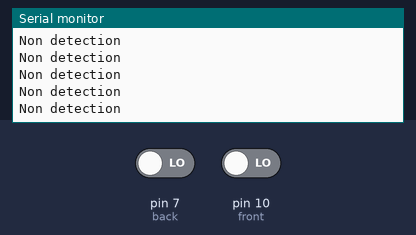
This sketch was run on a simulated Arduino Uno, built with avr-gcc and run on an emulated ATmega328P. On the bench: the last lines printed to the serial monitor. Inputs (shaded band) come from the test bench; at power-on: pin 7 (back) LOW, pin 10 (front) LOW.

Above: at 1.2 s.
1.3 s: pin 7 (back) driven HIGH
At 1.48 s:
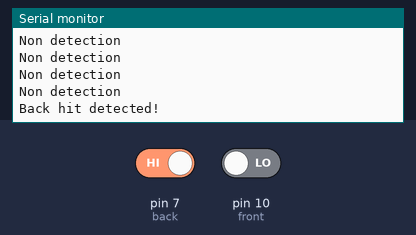
3.3 s: pin 10 (front) driven HIGH
At 3.43 s:
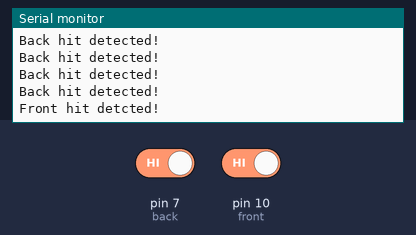

The sketch:

ArduinoCode.ino
```cpp
int front = 10;
int back = 7;

String msg;
char flag = 'Z';

void setup() {
  Serial.begin(9600);
  pinMode(front,INPUT);
  pinMode(back, INPUT);
}


void loop() {

  if(flag = 'Z'){
    readSensors();
  }
  else{
    Serial.print(flag);
    readSerialPort();

  }
}
void readSensors(){

  if (digitalRead(front) == HIGH){
    msg = "Front hit detcted!\n";
    sendData();
  }
  else if (digitalRead(back) == HIGH){
    msg = "Back hit detected!\n";
    sendData();
  }
  else{
    msg ="Non detection\n";
    sendData();
  }

}

void readSerialPort(){

  if(Serial.available()){
    while(Serial.available() > 0){
      flag += (char)Serial.read();
    }
    Serial.flush();

  }
}

void sendData(){
  Serial.print(msg);
  msg = "None Detected\n";
  delay(150);
}
```

Measured:
- after the input at 1.3 s, the serial monitor: prints a new line after 0.05 s (image 1)
- after the input at 3.3 s, the serial monitor: prints a new line at once (image 2)
